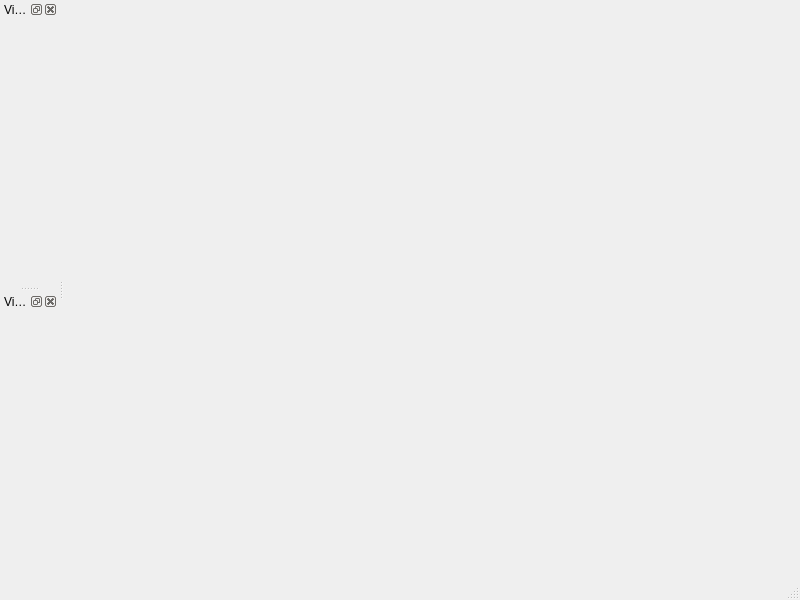
<?xml version="1.0" encoding="UTF-8"?>
<ui version="4.0">
 <class>MainWindow</class>
 <widget class="QMainWindow" name="MainWindow">
  <property name="geometry">
   <rect>
    <x>0</x>
    <y>0</y>
    <width>800</width>
    <height>600</height>
   </rect>
  </property>
  <property name="windowTitle">
   <string>MainWindow</string>
  </property>
  <widget class="QWidget" name="centralwidget"/>
  <widget class="QMenuBar" name="menubar">
   <property name="geometry">
    <rect>
     <x>0</x>
     <y>0</y>
     <width>800</width>
     <height>22</height>
    </rect>
   </property>
  </widget>
  <widget class="QStatusBar" name="statusbar"/>
  <widget class="QDockWidget" name="video1DockWidget">
   <property name="windowTitle">
    <string>Video 1</string>
   </property>
   <attribute name="dockWidgetArea">
    <number>1</number>
   </attribute>
   <widget class="QWidget" name="dockWidgetContents_3">
    <layout class="QGridLayout" name="gridLayout">
     <item row="0" column="0">
      <widget class="Video1Widget" name="widget" native="true"/>
     </item>
    </layout>
   </widget>
  </widget>
  <widget class="QDockWidget" name="directoryDockWidget">
   <property name="windowTitle">
    <string>Video 2</string>
   </property>
   <attribute name="dockWidgetArea">
    <number>1</number>
   </attribute>
   <widget class="QWidget" name="dockWidgetContents_4">
    <layout class="QGridLayout" name="gridLayout_2">
     <item row="0" column="0">
      <widget class="Video2Widget" name="widget_2" native="true"/>
     </item>
    </layout>
   </widget>
  </widget>
 </widget>
 <customwidgets>
  <customwidget>
   <class>Video1Widget</class>
   <extends>QWidget</extends>
   <header>video1widget.h</header>
   <container>1</container>
  </customwidget>
  <customwidget>
   <class>Video2Widget</class>
   <extends>QWidget</extends>
   <header>video2widget.h</header>
   <container>1</container>
  </customwidget>
 </customwidgets>
 <resources/>
 <connections/>
</ui>
